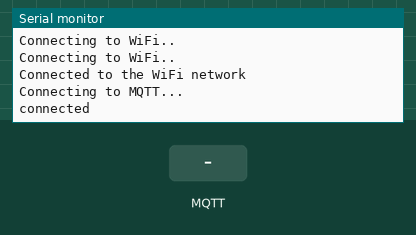
This sketch was run on a simulated ESP8266 (NodeMCU). Shown: the last lines printed to the serial monitor. The test bench sets the inputs (shaded band). WiFi joins after 1.5 s; servers stay silent unless stated; no MQTT or app messages arrive unless stated.

Above: at 2.7 s.
2.8 s: MQTT message "1" arrives on the first subscribed topic
At 3.5 s:
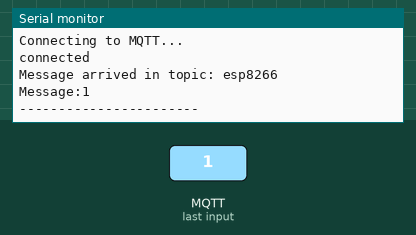
4.5 s: MQTT message "on" arrives on the first subscribed topic
At 5.7 s:
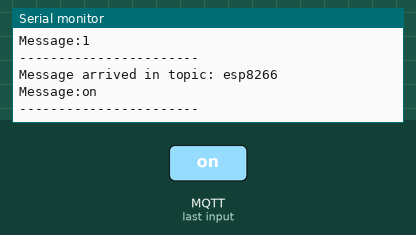
6.0 s: MQTT message "off" arrives on the first subscribed topic
At 7.4 s:
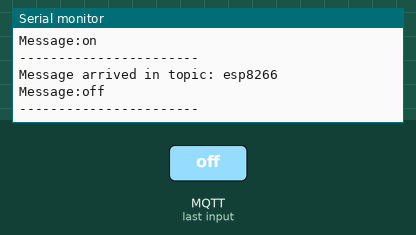

The sketch:

communicationPubSub.ino
```cpp
#include <ESP8266WiFi.h>
#include <PubSubClient.h>

const char* ssid = "AFM";                   // wifi ssid
const char* password =  "88888888";         // wifi password
const char* mqttServer = "192.168.43.4";    // IP adress Raspberry Pi
const int mqttPort = 1883;
const char* mqttUser = "username";      // if you don't have MQTT Username, no need input
const char* mqttPassword = "12345678";  // if you don't have MQTT Password, no need input

WiFiClient espClient;
PubSubClient client(espClient);

void setup() {

  Serial.begin(115200);

  WiFi.begin(ssid, password);

  while (WiFi.status() != WL_CONNECTED) {
    delay(500);
    Serial.println("Connecting to WiFi..");
  }
  Serial.println("Connected to the WiFi network");

  client.setServer(mqttServer, mqttPort);
  client.setCallback(callback);

  while (!client.connected()) {
    Serial.println("Connecting to MQTT...");

    if (client.connect("ESP8266Client", mqttUser, mqttPassword )) {

      Serial.println("connected");

    } else {

      Serial.print("failed with state ");
      Serial.print(client.state());
      delay(2000);

    }
  }

//  client.publish("esp8266", "Hello Raspberry Pi");
//  client.subscribe("esp8266");

}

void callback(char* topic, byte* payload, unsigned int length) {

  Serial.print("Message arrived in topic: ");
  Serial.println(topic);

  Serial.print("Message:");
  for (int i = 0; i < length; i++) {
    Serial.print((char)payload[i]);
  }

  Serial.println();
  Serial.println("-----------------------");

}

void loop() {
    client.publish("esp8266", "Hello Raspberry Pi");
    client.subscribe("esp8266");
    delay(300);
  client.loop();
}
```

Measured:
- after the input at 2.8 s, the serial monitor: prints a new line after 0.26 s (image 1)
- after the input at 4.5 s, the serial monitor: prints a new line after 0.07 s (image 2)
- after the input at 6.0 s, the serial monitor: prints a new line after 0.07 s (image 3)
